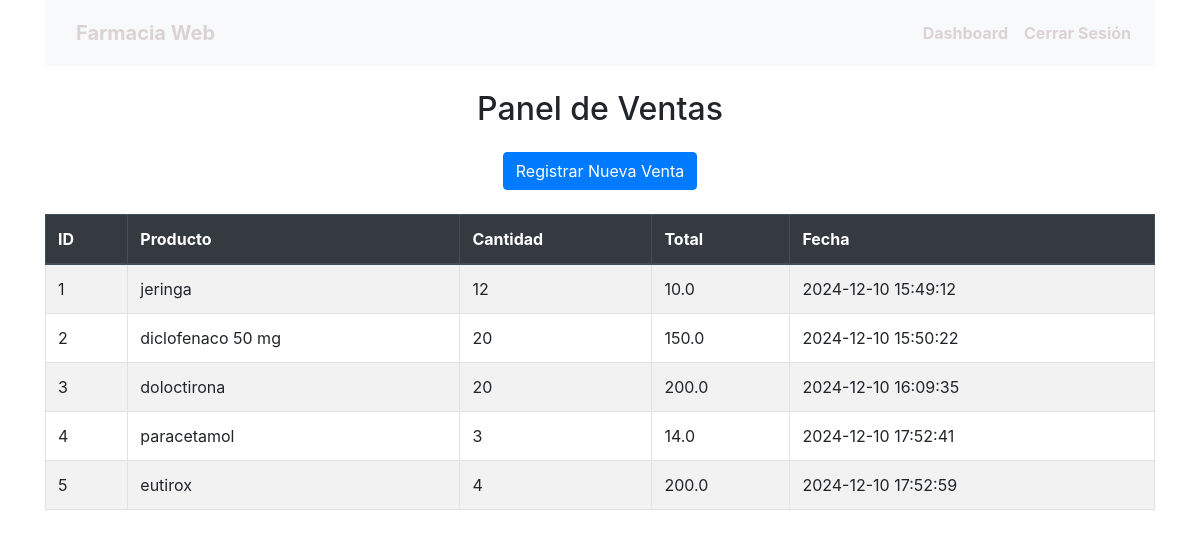
/ventas/dashboard (signed in), run on the app's committed database.
### app/models.py (models this page shows, shortened)
class Venta(db.Model):
    __tablename__ = 'venta'
    __table_args__ = {'extend_existing': True}  # Evitar el error de tabla duplicada
    id = db.Column(db.Integer, primary_key=True)
    producto = db.Column(db.String(120), nullable=False)
    cantidad = db.Column(db.Integer, nullable=False)
    total = db.Column(db.Float, nullable=False)
    fecha = db.Column(db.DateTime, default=db.func.current_timestamp())

### app/blueprints/ventas/routes.py (the view)
@ventas.route('/dashboard')
@login_required
def dashboard():
    ventas = Venta.query.all()
    return render_template('ventas/dashboard.html', ventas=ventas)

### app/__init__.py (called while the page is built)
@login_manager.user_loader
def load_user(user_id):
    return User.query.get(int(user_id))  # Busca el usuario por su ID en la base de datos

### app/blueprints/ventas/templates/ventas/dashboard.html
{% extends "base.html" %}
{% block content %}
<h2 class="text-center my-4">Panel de Ventas</h2>
<div class="text-center mb-4">
    <a href="{{ url_for('ventas.registrar') }}" class="btn btn-primary">Registrar Nueva Venta</a>
</div>
<table class="table table-striped table-bordered table-hover">
    <thead class="thead-dark">
        <tr>
            <th>ID</th>
            <th>Producto</th>
            <th>Cantidad</th>
            <th>Total</th>
            <th>Fecha</th>
        </tr>
    </thead>
    <tbody>
        {% for venta in ventas %}
        <tr>
            <td>{{ venta.id }}</td>
            <td>{{ venta.producto }}</td>
            <td>{{ venta.cantidad }}</td>
            <td>{{ venta.total }}</td>
            <td>{{ venta.fecha }}</td>
        </tr>
        {% endfor %}
    </tbody>
</table>
{% endblock %}

### app/templates/base.html (shortened to what this page needs)
<!DOCTYPE html>
<html lang="es">
<head>
    <link href="{{ url_for('static', filename='css/styles.css') }}" rel="stylesheet">
    <link href="https://stackpath.bootstrapcdn.com/bootstrap/4.5.2/css/bootstrap.min.css" rel="stylesheet">
</head>
<body>
    <div class="container">
        <nav class="navbar navbar-expand-lg navbar-light bg-light">
            <a class="navbar-brand" href="#">Farmacia Web</a>
            <div class="collapse navbar-collapse">
                <ul class="navbar-nav ml-auto">
                    {% if current_user.is_authenticated %}
                        <li class="nav-item">
                            <a class="nav-link" href="{{ url_for('ventas.dashboard') }}">Dashboard</a>
                        </li>
                        <li class="nav-item">
                            <a class="nav-link" href="{{ url_for('auth.logout') }}">Cerrar Sesión</a>
                        </li>
                    {% else %}
                        <li class="nav-item">
                            <a class="nav-link" href="{{ url_for('auth.login') }}">Iniciar Sesión</a>
                        </li>
                    {% endif %}
                </ul>
            </div>
        </nav>
        {% block content %}
        {% endblock %}
    </div>
</body>
</html>

### app/static/css/styles.css (style rules this page uses)
body { background-color: #fbf9fc; font-family: 'Arial', sans-serif; }
.navbar { background-color: #007bff; }
.navbar a { color: #dbd3d3 !important; font-weight: bold; text-decoration: none; padding: 10px 15px; }
table { width: 100%; margin-top: 20px; border-collapse: collapse; }
table, th, td { border: 1px solid #ddd; }
th, td { padding: 10px; text-align: left; }
th { background-color: #f4f4f9; }
.btn { border-radius: 5px; }
.btn-primary { background-color: #007bff; border: none; }

### data on the page
Venta: id "1", producto "jeringa", cantidad "12", total "10.0", fecha "2024-12-10 15:49:12"
Venta: id "2", producto "diclofenaco 50 mg", cantidad "20", total "150.0", fecha "2024-12-10 15:50:22"
Venta: id "3", producto "doloctirona", cantidad "20", total "200.0", fecha "2024-12-10 16:09:35"
Venta: id "4", producto "paracetamol", cantidad "3", total "14.0", fecha "2024-12-10 17:52:41"
Venta: id "5", producto "eutirox", cantidad "4", total "200.0", fecha "2024-12-10 17:52:59"
